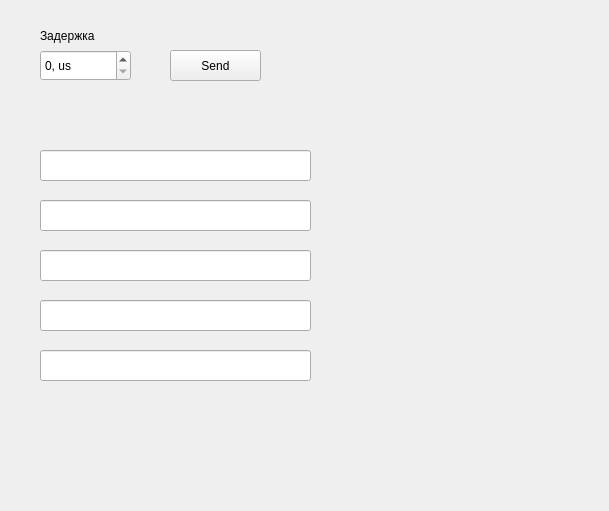
<?xml version="1.0" encoding="UTF-8"?>
<ui version="4.0">
 <class>Packets</class>
 <widget class="QWidget" name="Packets">
  <property name="geometry">
   <rect>
    <x>0</x>
    <y>0</y>
    <width>609</width>
    <height>511</height>
   </rect>
  </property>
  <property name="windowTitle">
   <string>Form</string>
  </property>
  <widget class="QLineEdit" name="lineEdit">
   <property name="geometry">
    <rect>
     <x>40</x>
     <y>150</y>
     <width>271</width>
     <height>31</height>
    </rect>
   </property>
   <property name="clearButtonEnabled">
    <bool>true</bool>
   </property>
  </widget>
  <widget class="QLineEdit" name="lineEdit_2">
   <property name="geometry">
    <rect>
     <x>40</x>
     <y>200</y>
     <width>271</width>
     <height>31</height>
    </rect>
   </property>
   <property name="clearButtonEnabled">
    <bool>true</bool>
   </property>
  </widget>
  <widget class="QLineEdit" name="lineEdit_3">
   <property name="geometry">
    <rect>
     <x>40</x>
     <y>250</y>
     <width>271</width>
     <height>31</height>
    </rect>
   </property>
   <property name="clearButtonEnabled">
    <bool>true</bool>
   </property>
  </widget>
  <widget class="QLineEdit" name="lineEdit_4">
   <property name="geometry">
    <rect>
     <x>40</x>
     <y>300</y>
     <width>271</width>
     <height>31</height>
    </rect>
   </property>
   <property name="clearButtonEnabled">
    <bool>true</bool>
   </property>
  </widget>
  <widget class="QLineEdit" name="lineEdit_5">
   <property name="geometry">
    <rect>
     <x>40</x>
     <y>350</y>
     <width>271</width>
     <height>31</height>
    </rect>
   </property>
   <property name="clearButtonEnabled">
    <bool>true</bool>
   </property>
  </widget>
  <widget class="QSpinBox" name="spinBoxUsBetweenBytes">
   <property name="geometry">
    <rect>
     <x>40</x>
     <y>50</y>
     <width>91</width>
     <height>31</height>
    </rect>
   </property>
   <property name="suffix">
    <string>, us</string>
   </property>
  </widget>
  <widget class="QLabel" name="labelBetweenBytes">
   <property name="geometry">
    <rect>
     <x>40</x>
     <y>20</y>
     <width>111</width>
     <height>31</height>
    </rect>
   </property>
   <property name="text">
    <string>Задержка</string>
   </property>
  </widget>
  <widget class="QPushButton" name="pushButtonSend">
   <property name="geometry">
    <rect>
     <x>170</x>
     <y>50</y>
     <width>91</width>
     <height>31</height>
    </rect>
   </property>
   <property name="text">
    <string>Send</string>
   </property>
  </widget>
 </widget>
 <resources/>
 <connections/>
</ui>
